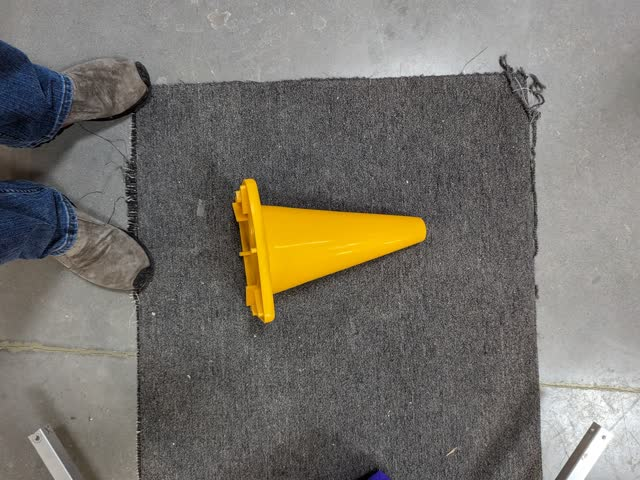
#> input picture cone_orient/data/img01.jpg, 640 x 480 px
$ jupyter execute find_cone.ipynb
#> lines starting #> are read from the running program, lines starting #| are printed output that depends on the picture; after the words box and inside, x2 and y2 are one past the last pixel; in counts of white or black regions, pixels touching at a corner belong together; long printed decimals are rounded
[cell 1]
import cv2 as cv
import numpy as np
import matplotlib.pyplot as plt

[cell 2]
def show(bgr):
    rgb = cv.cvtColor(bgr, cv.COLOR_BGR2RGB)
    plt.imshow(rgb)

# Reading the image and blur
Below we load an image, we also blur the image. Often times you don't want to work with the full resolution image. Blurring removes high frequency content, which can help to remove noise artifacts in the processing.

[cell 3]
img = cv.imread('data/img01.jpg')
#> img is the input picture: shape (480, 640, 3); mean B, G, R 107.8, 115.6, 119.4
blur = cv.blur(img, (3,3))
show(blur)

# HSV Color Space
Normal images are captured by image sensors with three color channels: Red, Green, Blue.

*Note: If you want to get really pedanic, image sensors capture a bayer pattern of RGGB, you then
have to do demosaicing and all kinds of processing to get the RGB image we are used to.*

Once we have the RGB image, we can select known cone pixels using Photoshop or the Open Source alternative GIMP.
When we do this we see the RGB value is 95, 72, and 1 respectively. OpenCV, the worlds most awesomest computer vision library
stores images in Blue, Green, Red format for historical reasons.

So we can convert that BGR image into the Hue, Saturation, and Value colorspace
[HSV](https://en.wikipedia.org/wiki/HSL_and_HSV)

When we do this, we see the Hue and Saturation are 23 and 252. We can now plot a histogram of the entire image above.

[cell 4]
bgr_cone = np.zeros((1, 1, 3), 'uint8')
bgr_cone[0,0,0] = 1
bgr_cone[0,0,1] = 72
bgr_cone[0,0,2] = 95
hls_cone = cv.cvtColor(bgr_cone, cv.COLOR_BGR2HSV)
print(bgr_cone)
print(hls_cone)
print(hls_cone.dtype)

# Histograms

Histograms are a way of counting how many times something occurs in a dataset. Below we are captureing a histogram of the hue and saturation of the entire image.
This gives us another "image". On the X-axis is saturation and the Y axis is Hue. So we know the cone has a saturation of 252 and a hue of 23. We can look up in the histogram and find that has a high concentration. Meaning there are a lot of pixels that fit in that spot on our graph below.

*Note: We plot it with log to bring out the data for us humans.*

[cell 5]
hsv = cv.cvtColor(blur, cv.COLOR_BGR2HSV)
#> hsv: shape (480, 640, 3); mean H, S, V 39.8, 25.8, 121
hist = cv.calcHist([hsv], [0, 1], None, [180, 256], [0, 180, 0, 256])
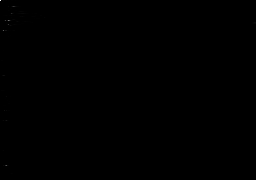
#> hist: shape (180, 256) float32; min 0, max 37216, mean 6.7; drawn with min black and max white
cv.minMaxLoc(hsv[:,:,1])
plt.imshow(np.log(hist+0.01), cmap='jet')
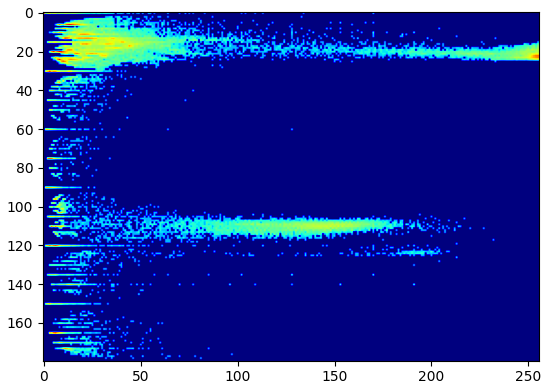
#> figure drawn by matplotlib, 1 panel

# Backproject

We can take our selected color and back project it into the original image. This will select pixels in the image that have that exact color range. Lets try it with the selected color above.

[cell 6]
bphist = np.zeros((180, 256), 'float32')
bphist[23, 252] = 1
mask = cv.calcBackProject([hsv], [0, 1], bphist, [0, 180, 0, 256], 1)
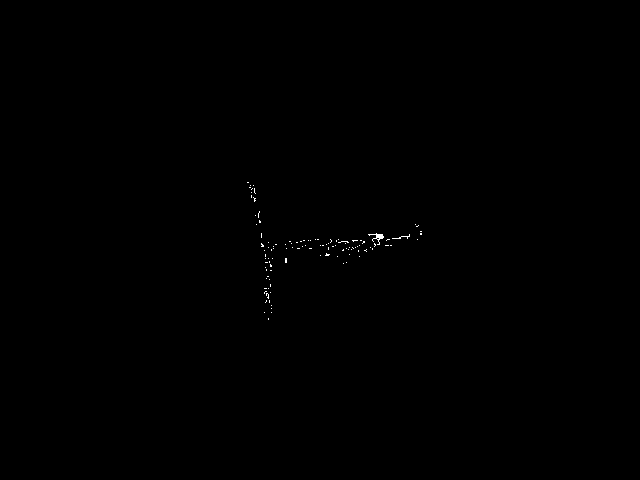
#> mask: shape (480, 640); values 0 (black) and 1 (white), 0.11% white in thin lines or dots, all inside (x1, y1, x2, y2) = (247, 182, 422, 320)
plt.imshow(mask, cmap='gray')

We can see that not very many pixels were detected. We can expand our selection which will pick up more pixels.

[cell 7]
bphist = np.zeros((180, 256), 'float32')
bphist[20:26, 249:255] = 1
mask = cv.calcBackProject([hsv], [0, 1], bphist, [0, 180, 0, 256], 1)
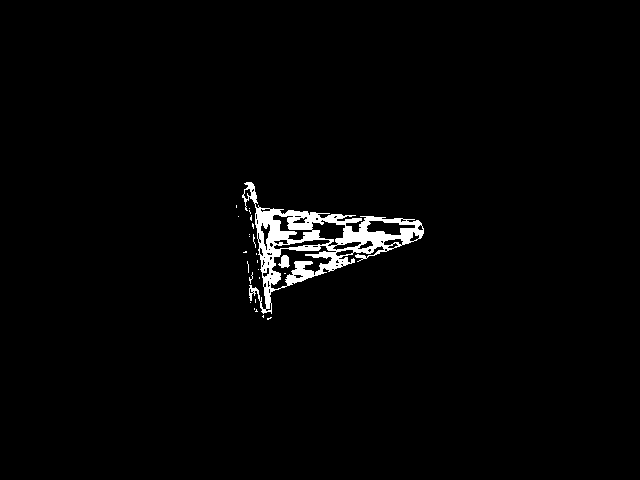
#> mask: shape (480, 640); values 0 (black) and 1 (white), 1.9% white; 25 white regions (23 under 20 px), largest, box (x1, y1, x2, y2) and area: (242, 182, 424, 314) 5651, (278, 255, 290, 268) 101
plt.imshow(mask, cmap='gray')

We are selecting more pixels, lets increase the range further

[cell 8]
bphist = np.zeros((180, 256), 'float32')
bphist[13:33, 242:262] = 1
mask = cv.calcBackProject([hsv], [0, 1], bphist, [0, 180, 0, 256], 1)
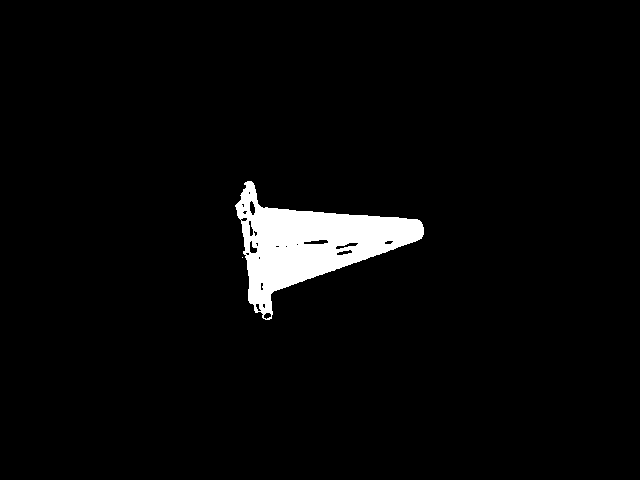
#> mask: shape (480, 640); values 0 (black) and 1 (white), 3.4% white; 2 white regions (1 under 20 px), largest, box (x1, y1, x2, y2) and area: (235, 181, 424, 320) 10595
plt.imshow(mask, cmap='gray')

This is a pretty good attempt. We can fill in the blanks with something called morphological operations. We will try the **dilate** morph op

[cell 9]
kernel = cv.getStructuringElement(cv.MORPH_RECT, (5,5))
dilate = cv.dilate(mask, kernel)
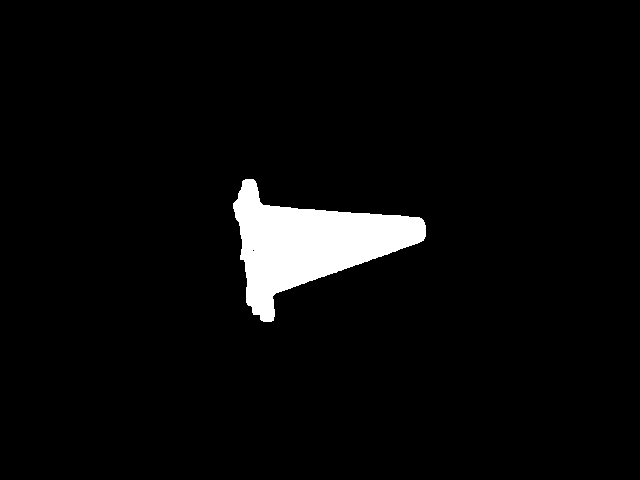
#> dilate: shape (480, 640); values 0 (black) and 1 (white), 4% white; 1 white region
plt.imshow(dilate, cmap='gray')

We now have a mask for the cone. The next thing we want to do is try and determine the orientation. We can get a bounding rectangle of this object and find the rotation of the rectangle.

[cell 10]
contours, hier = cv.findContours(dilate, cv.RETR_EXTERNAL, cv.CHAIN_APPROX_SIMPLE)
#> contours = 1 contour; box (x1, y1, x2, y2) and area: (233, 179, 426, 322) 12129
for i, c in enumerate(contours):
    area = cv.contourArea(c)
    print(f'Area: {area}')
    if area > 1000:
        simple_contour = cv.approxPolyDP(c, 1, True)
        print(len(simple_contour))
        draw = img.copy()
        draw = cv.drawContours(draw, contours, i, (255, 255, 255), 5)
        mask = np.zeros((img.shape[0], img.shape[1]), 'uint8')
        cv.drawContours(mask, contours, i, 255, -1)
        show(draw)
#> this loop made 1 pass
#> area on pass 1: 12129
#| Area: 12129.0
#| 41
#> mask: shape (480, 640); 4% white; 1 white region, box (x1, y1, x2, y2) and area: (233, 179, 426, 322) 12407

[cell 11]
plt.imshow(mask, cmap='gray')

[cell 12]
center, radius = cv.minEnclosingCircle(simple_contour)
#> center = (324.3, 241.1); radius = 102
center = np.round(center, 0).astype('int')
#> center = [324, 241]
radius = np.round(radius, 0).astype('int')
print(center)
#| [324 241]
print(radius)
#| 102
draw = cv.circle(draw, center, radius, (0, 0, 255), 5)
show(draw)

We now have a circle that surrounds the cone. We can now reduce the circle radius by 10% and plot the pixels that are on the circle, starting with the top pixels

[cell 13]
radius = int(round(radius * 0.6, 0))
#> radius = 61
print(center)
#| [324 241]
print(radius)
#| 61
draw = cv.circle(draw, center, radius, (0, 255, 0), 5)
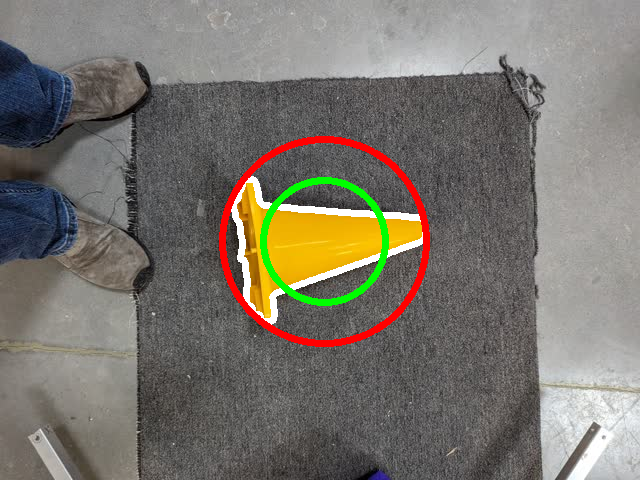
#> draw: shape (480, 640, 3); mean B, G, R 108.6, 117.1, 121.7
show(draw)

# Sin and Cos goodness
I really like Eulers identity:
$e^{i\pi} + 1 = 0$

With this simple equation you can derive all of the sin, cos, tan, etc identities.

So what we want to do is grab all of the pixels on the green line above. So we will generate an array of radians (the real way to calculate degrees). OpenCV has a helper function to go from magnitude and radians to the cartesian coordinates. We then need to add in the center of the circle. Now we can grab those X/Y offsets into a line and plot it. We will use the dilated image.

[cell 14]
radians = np.linspace(0, 2*np.pi, 360)
radius_array = np.ones(360) * radius
#> radius_array = 360 values from 61 to 61
x, y = cv.polarToCart(radius_array, radians)
#> x = 360 values, max 61 at index 0, min -61 at index 179, mean 0.169; y = 360 values, max 61 at index 90, min -61 at index 269, mean -2.53e-15
x = np.round(x, 0).astype('int') + center[0]
#> x = 360 values, max 385 at index 0, min 263 at index 173, mean 324.2
y = np.round(y, 0).astype('int') + center[1]
#> y = 360 values, max 302 at index 83, min 180 at index 262, mean 241
line = mask[y, x]
#> line = 360 values, max 255 at index 0, min 0 at index 14, mean 91.38
line = line[:,0]
plt.plot(line)
#plt.plot(x)
#plt.plot(y)
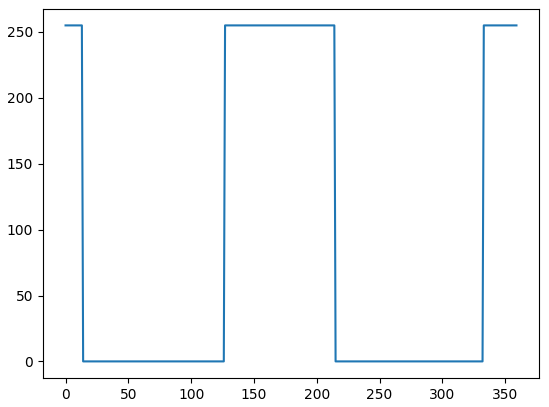
#> figure drawn by matplotlib, 1 panel; curve peaks at x = 0, y = 255

We now have a binary value that is high when we are on the cone and low when we are not. But in math, 0 degrees is on the right middle of the cicle. 90 degrees if you are looking at a compass (or three o-clock if you are looking at a clock).

Looking at the graph above, we start at the top of the cone, then as we rotate clockwise we get back to the carpet, then the base, then carpet, then the tip.

Now lets start at 0 and calculate how many degrees the signal is high.

[cell 15]
fline = line.astype('float32')
#> fline has the same summary as line
diff = np.diff(fline)
#> diff = 359 values, max 255 at index 126, min -255 at index 13, mean 0
diff = abs(diff)
#> diff = 359 values, max 255 at index 13, min 0 at index 0, mean 2.84
plt.plot(line)
plt.plot(diff)
nonzero = np.nonzero(diff > 0)[0]
#> nonzero = [13, 126, 214, 332]
print(nonzero)
#| [ 13 126 214 332]
if line[0] > 0:
    print('Line starts high')
    # The cone is detected
    det1 = nonzero[2] - nonzero[1]
#> det1 = 88
    det2 = (360 - nonzero[3]) + nonzero[0]
#> det2 = 41
    angle1 = nonzero[1] + (det1 / 2)
#> angle1 = 170
    angle2 = nonzero[3] + (det2 / 2)
#> angle2 = 352.5
    if angle2 >= 360:
        angle2 -= 360
else:
    det1 = nonzero[1] - nonzero[0]
    det2 = nonzero[3] - nonzero[2]
    angle1 = nonzero[0] + (det1 / 2)
    angle2 = nonzero[2] + (det2 / 2)

print(f'Det1: {det1} Angle1: {angle1} Det2: {det2} Angle2: {angle2}')
#| Det1: 88 Angle1: 170.0 Det2: 41 Angle2: 352.5
if det1 < det2:
    print('Narrow part is det1')
    mangle = angle1
else:
    print('Narrow part is det 2')
    mangle = angle2
#> mangle = 352.5
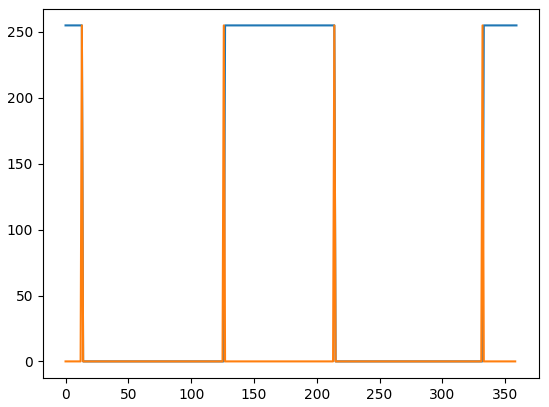
#> figure drawn by matplotlib, 1 panel; curve peaks at x = 0, y = 255; curve peaks at x = 13, y = 255

Once again, 0 degrees is the 3 o'clock position. So we need to subtract 90 degrees from our calculation

[cell 16]
angle = (mangle + 90)
#> angle = 442.5
if angle > 360:
    angle -= angle
#> angle = 0
draw = img.copy()
x, y = cv.polarToCart(radius, mangle / 180 * np.pi)
#> x = [60.48, 0, 0, 0]; y = [-7.96, 0, 0, 0]
print(x)
#| [[60.478]
#|  [ 0.        ]
#|  [ 0.        ]
#|  [ 0.        ]]
print(y)
#| [[-7.962]
#|  [ 0.        ]
#|  [ 0.        ]
#|  [ 0.        ]]
pt1 = x[0] + center[0]
#> pt1 = [384.5]
pt2 = y[0] + center[1]
#> pt2 = [233]
pt = np.array((pt1[0], pt2[0])).astype('int')
#> pt = [384, 233]
print(pt)
#| [384 233]
cv.line(draw, center, pt, (255, 0, 0), 5)
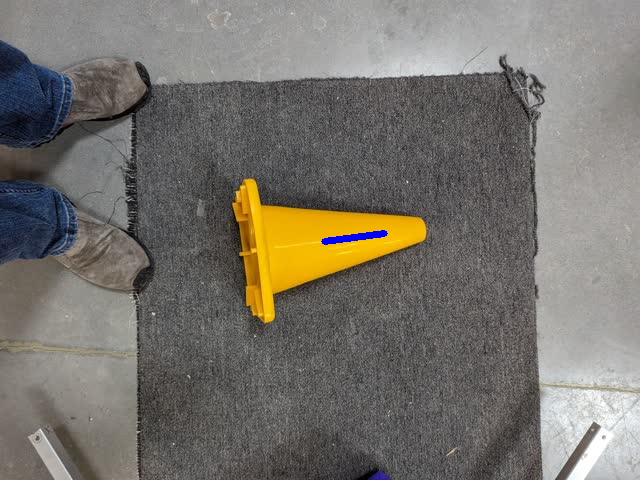
#> draw: shape (480, 640, 3); 0.15% of pixels changed, all inside (x1, y1, x2, y2) = (321, 230, 388, 245)
print(f'Cone angle is {angle}')
#| Cone angle is 0.0
show(draw)

$ run again, with cone_orient/data/img02.jpg copied over cone_orient/data/img01.jpg
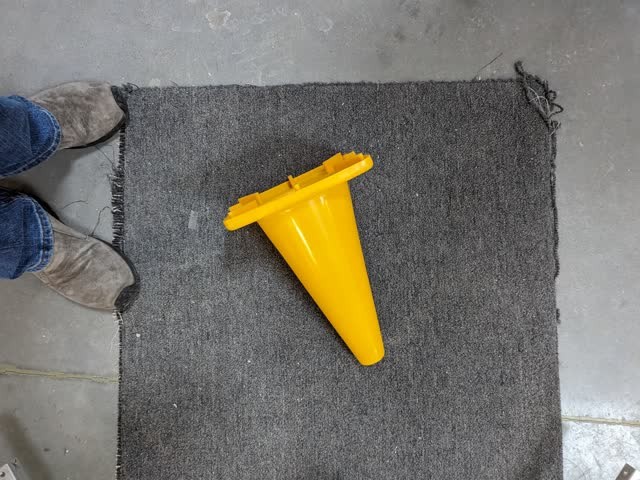
#> input picture cone_orient/data/img02.jpg, 640 x 480 px
#> img is the input picture: shape (480, 640, 3); mean B, G, R 109.4, 117.1, 119.5
#> hsv: shape (480, 640, 3); mean H, S, V 64.6, 23.5, 122.2
#> `mask = cv.calcBackProject([hsv], [0, 1], bphist, [0, 180, 0, 256], 1)`:
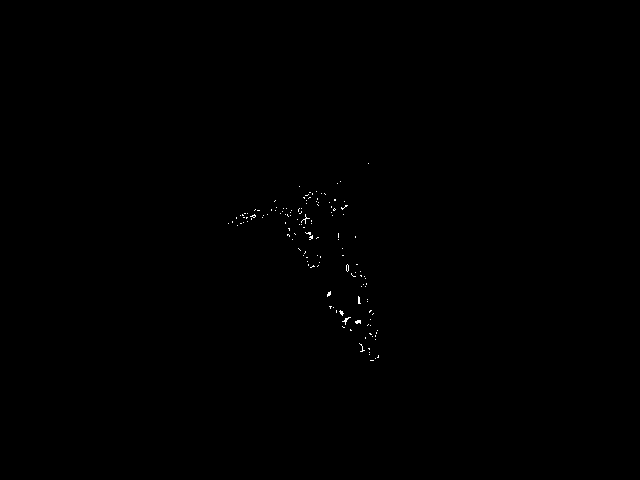
#> mask: shape (480, 640); values 0 (black) and 1 (white), 0.14% white in thin lines or dots, all inside (x1, y1, x2, y2) = (228, 163, 379, 361)
#> dilate: shape (480, 640); values 0 (black) and 1 (white), 4.8% white; 1 white region
#> contours = 1 contour; box (x1, y1, x2, y2) and area: (224, 152, 384, 365) 14682
#> the loop `for i, c in enumerate(contours):` made 1 pass
#> area on pass 1: 14682
#> (printed output is left out)
#> `center, radius = cv.minEnclosingCircle(simple_contour)`: center = (328.6, 260.4); radius = 112.5
#> `center = np.round(center, 0).astype('int')`: center = [329, 260]
#> `radius = np.round(radius, 0).astype('int')`: radius = 113
#| [329 260]
#| 113
#> `radius = int(round(radius * 0.6, 0))`: radius = 68
#| [329 260]
#| 68
#> radius_array = 360 values from 68 to 68
#> `x, y = cv.polarToCart(radius_array, radians)`: x = 360 values, max 68 at index 0, min -68 at index 179, mean 0.189; y = 360 values, max 68 at index 90, min -68 at index 269, mean 2.53e-15
#> `x = np.round(x, 0).astype('int') + center[0]`: x = 360 values, max 397 at index 0, min 261 at index 173, mean 329.2
#> `y = np.round(y, 0).astype('int') + center[1]`: y = 360 values, max 328 at index 83, min 192 at index 263, mean 260
#> line = 360 values, max 255 at index 47, min 0 at index 0, mean 88.54
#> fline has the same summary as line
#> `diff = np.diff(fline)`: diff = 359 values, max 255 at index 46, min -255 at index 85, mean 0
#> `diff = abs(diff)`: diff = 359 values, max 255 at index 46, min 0 at index 0, mean 2.84
#> nonzero = [46, 85, 200, 286]
#| [ 46  85 200 286]
#> det1 = 39
#> det2 = 86
#> angle1 = 65.5
#> angle2 = 243
#| Det1: 39 Angle1: 65.5 Det2: 86 Angle2: 243.0
#> mangle = 65.5
#> angle = 155.5
#> `x, y = cv.polarToCart(radius, mangle / 180 * np.pi)`: x = [28.2, 0, 0, 0]; y = [61.88, 0, 0, 0]
#| [[28.199]
#|  [ 0.       ]
#|  [ 0.       ]
#|  [ 0.       ]]
#| [[61.877]
#|  [ 0.        ]
#|  [ 0.        ]
#|  [ 0.        ]]
#> pt1 = [357.2]
#> pt2 = [321.9]
#> pt = [357, 321]
#| [357 321]
#> `cv.line(draw, center, pt, (255, 0, 0), 5)`:
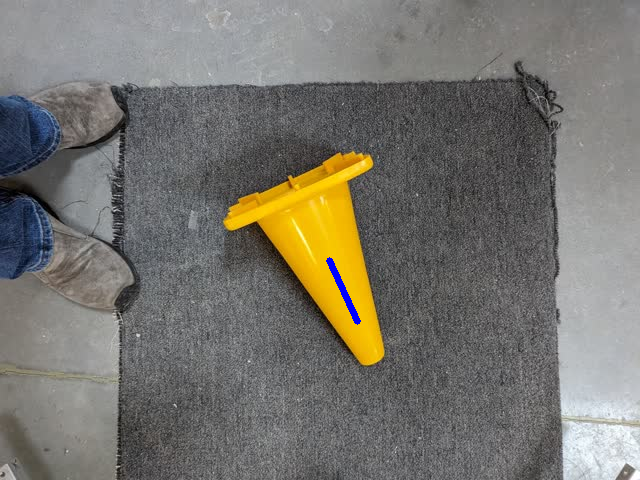
#> draw: shape (480, 640, 3); 0.16% of pixels changed, all inside (x1, y1, x2, y2) = (326, 257, 361, 325)
#| Cone angle is 155.5

$ run again, with cone_orient/data/img03.jpg copied over cone_orient/data/img01.jpg
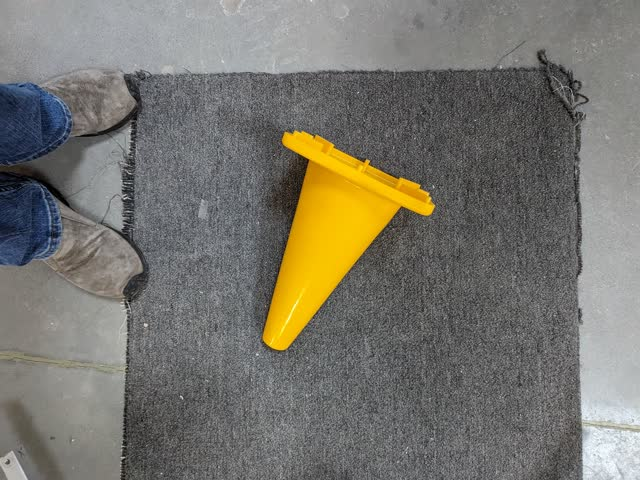
#> input picture cone_orient/data/img03.jpg, 640 x 480 px
#> img is the input picture: shape (480, 640, 3); mean B, G, R 109.2, 117.6, 119.8
#> hsv: shape (480, 640, 3); mean H, S, V 56.2, 25, 122.9
#> dilate: shape (480, 640); values 0 (black) and 1 (white), 5.1% white; 2 white regions
#> contours = 2 contours, 1 with area under 20; largest, box (x1, y1, x2, y2) and area: (263, 132, 433, 350) 15406
#> the loop `for i, c in enumerate(contours):` made 2 passes
#> area on pass 2: 15406
#> (printed output is left out)
#> `center, radius = cv.minEnclosingCircle(simple_contour)`: center = (322.9, 242.8); radius = 116.5
#> `center = np.round(center, 0).astype('int')`: center = [323, 243]
#> `radius = np.round(radius, 0).astype('int')`: radius = 116
#| [323 243]
#| 116
#> `radius = int(round(radius * 0.6, 0))`: radius = 70
#| [323 243]
#| 70
#> radius_array = 360 values from 70 to 70
#> `x, y = cv.polarToCart(radius_array, radians)`: x = 360 values, max 70 at index 0, min -70 at index 179, mean 0.194; y = 360 values, max 70 at index 90, min -70 at index 269, mean 2.53e-15
#> `x = np.round(x, 0).astype('int') + center[0]`: x = 360 values, max 393 at index 0, min 253 at index 173, mean 323.2
#> `y = np.round(y, 0).astype('int') + center[1]`: y = 360 values, max 313 at index 83, min 173 at index 263, mean 243
#> line = 360 values, max 255 at index 96, min 0 at index 0, mean 89.25
#> fline has the same summary as line
#> `diff = np.diff(fline)`: diff = 359 values, max 255 at index 95, min -255 at index 134, mean 0
#> `diff = abs(diff)`: diff = 359 values, max 255 at index 95, min 0 at index 0, mean 2.84
#> nonzero = [95, 134, 253, 340]
#| [ 95 134 253 340]
#> det1 = 39
#> det2 = 87
#> angle1 = 114.5
#> angle2 = 296.5
#| Det1: 39 Angle1: 114.5 Det2: 87 Angle2: 296.5
#> mangle = 114.5
#> angle = 204.5
#> `x, y = cv.polarToCart(radius, mangle / 180 * np.pi)`: x = [-29.03, 0, 0, 0]; y = [63.7, 0, 0, 0]
#| [[-29.029]
#|  [  0.        ]
#|  [  0.        ]
#|  [  0.        ]]
#| [[63.697]
#|  [ 0.        ]
#|  [ 0.        ]
#|  [ 0.        ]]
#> pt1 = [294]
#> pt2 = [306.7]
#> pt = [293, 306]
#| [293 306]
#> `cv.line(draw, center, pt, (255, 0, 0), 5)`:
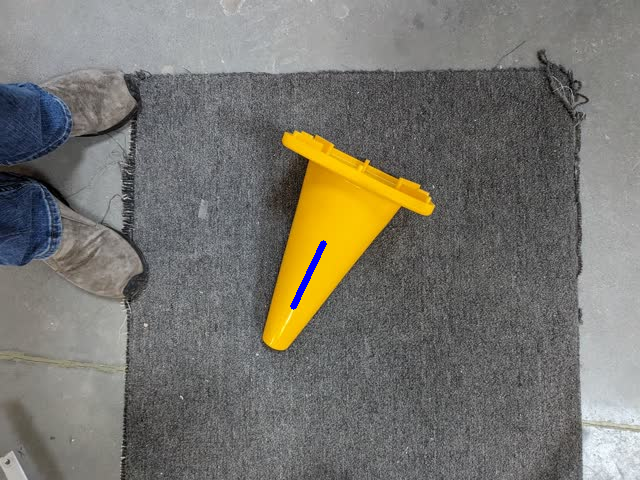
#> draw: shape (480, 640, 3); 0.16% of pixels changed, all inside (x1, y1, x2, y2) = (290, 240, 327, 310)
#| Cone angle is 204.5
